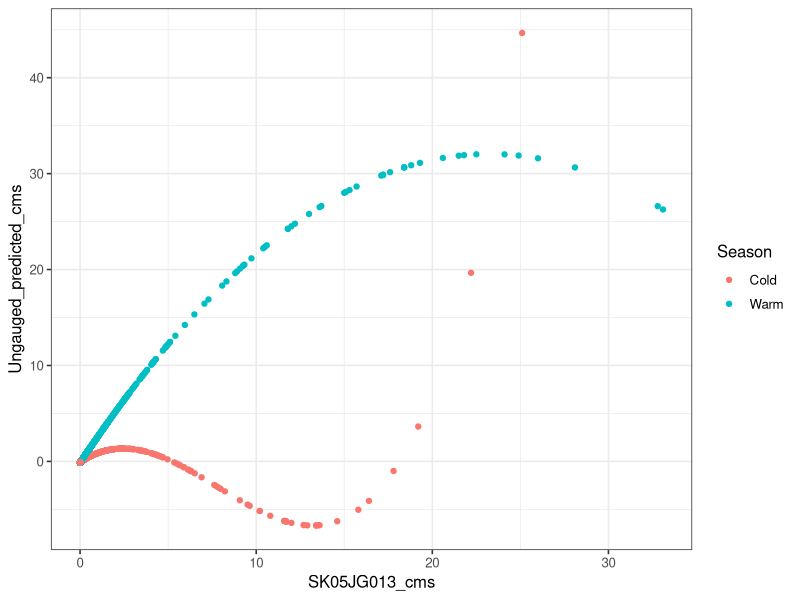
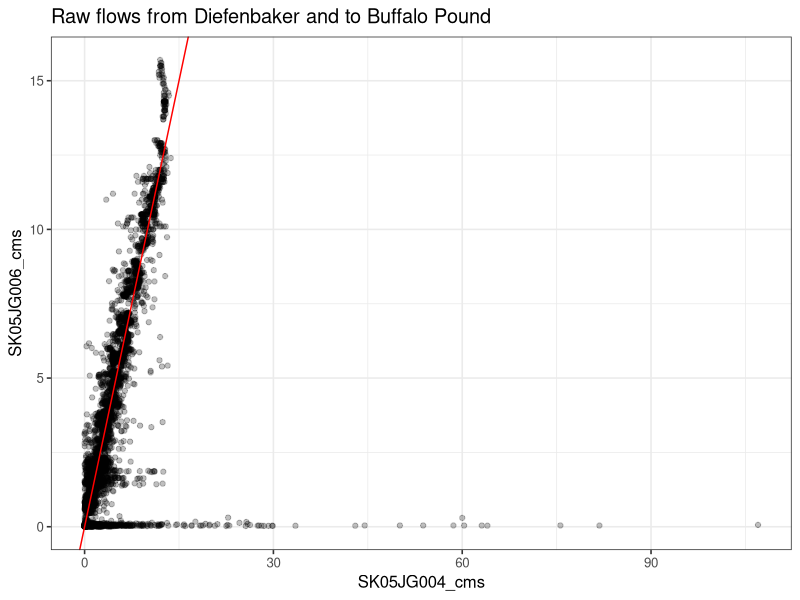
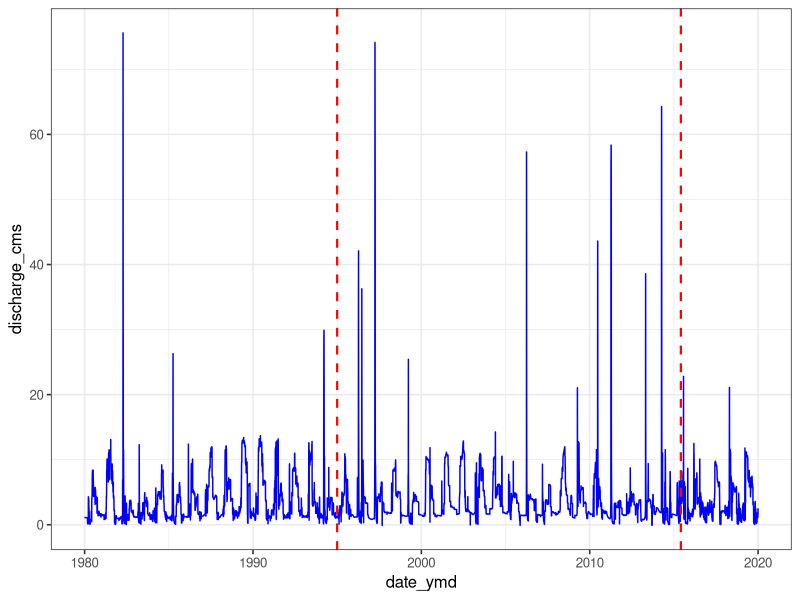
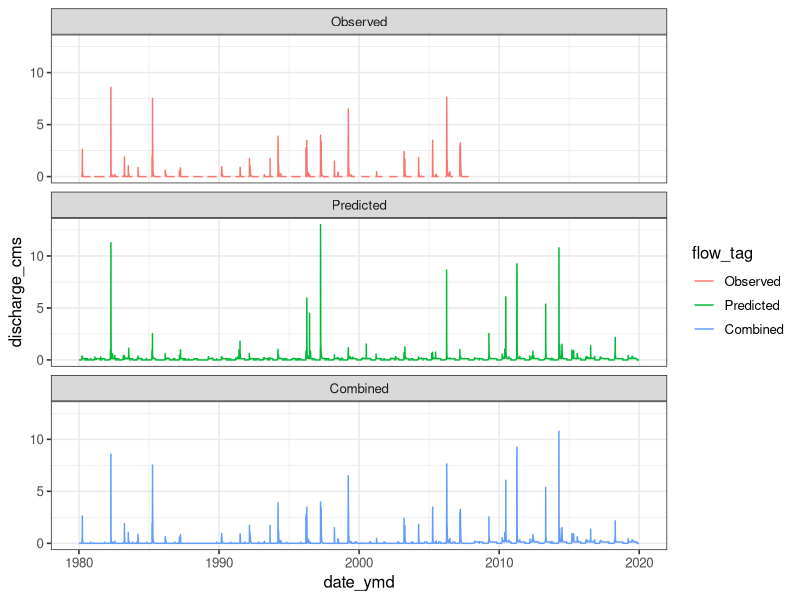
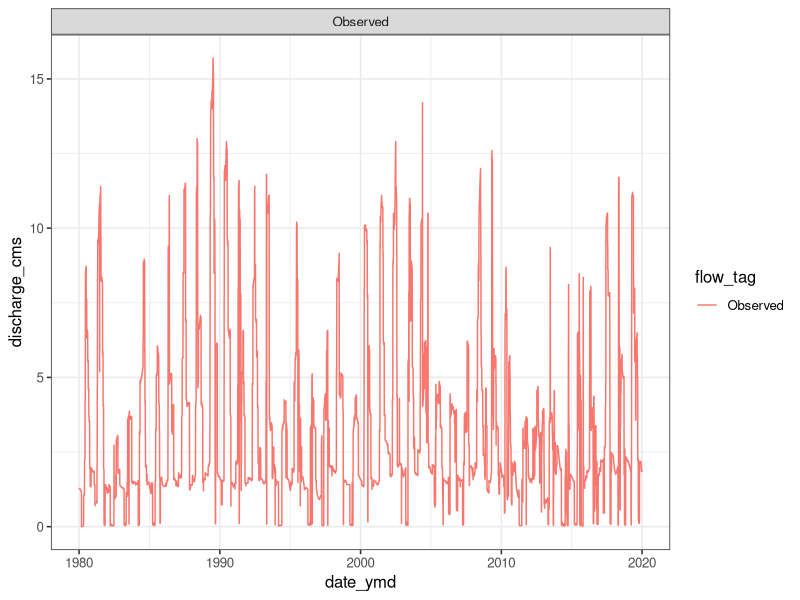

Write R code to recreate these figures, in order.
### Notes from Colin:
## (1) This script reads hydrometric station data.
## This represents a transfer (and extension) of the approach provided in .xlsx 
## form by Ali Nazemi while a Senior Hydrologist with SK WSA (in 2016).
## 
## (2) Reconstructs missing flow from observational data following Nazemi data 
## are infilled, and observational and reconstructed records are combined for 
## each station, and flows are broken down by source area (with some caveats).

## Details on the approach are here:
## Proportional flows from locations of the upstream of the BPL are determined 
## (estimated). 
## The ungauged portions are estimated using linear regression of the nearby
## gauges.
## The period of estimation originally covered from January 1, 2001 to October 
## 31, 2013 (and 1972-1992 was used as training for this approach).
## Please see the schematic of the system in the sheet called 
## “Upstream BPL_Train (1972-1992)” in the file BPL upstream_backwater_H&C_April2016. 


# For estimating Iskwao Creek (Y) based on Ridge Creek (X) ----------------

#  If cold season: Y = 0.3112*(X)^0.4537
#  If warm season: If X = 0 then Y = 0; Otherwise, Y = 0.4957*X + 0.1185


# # For estimating Ungauged part (U) based on Ridge Creek (X) -------------

#  If cold season: U = 0.01292*X^3 - 0.303*X^2 + 1.249*X - 0.0956
#  If warm season: U = -0.05958*X^2 + 2.77*X - 0.1463

# Cold months include December, January, February and March and the rest of 
# months are warm. 
# 
# U includes both positive and negative values. Negative values are related to 
# the episodes, in which the ungauged instream part (including Eyebrow Lake)
# retain part of the water coming from upstream (i.e. diverted flow from LD as 
# well as Iskwao and Ridge creeks). 
# 
# These equations were selected among a pool of 420 forms of linear and
# non-linear regression forms and they stand out based on Bayesian Information 
# Criterion. 
# 
# Coefficient of determination (R2) for estimating the inflow to BPL stays as 
# 0.87 during training period.

library(tidyverse)
library(lubridate)
theme_set(theme_bw(base_size = 12))


# 1.  Read station data ---------------------------------------------------

# 05JG004 = Qu'Appelle River Above Buffalo Pound Lake
s_05JG004 <- read_csv("./R_flow-reconstruction/Colin/data/BP_flow_raw/Daily__05JG004_withmissing.csv", skip = 1) %>% 
  subset(PARAM == 1) %>% 
  mutate(DD = as.numeric(DD),
         date = as.Date(DD - 1, origin = paste(YEAR, "01-01", sep = "-")))

# 05JG006 = Elbow Diversion Canal at Drop Structure
s_05JG006 <- read_csv("./R_flow-reconstruction/Colin/data/BP_flow_raw/Daily__05JG006_withmissing.csv", skip = 1) %>% 
  subset(PARAM == 1) %>% 
  mutate(DD = as.numeric(DD),
         date = as.Date(DD - 1, origin = paste(YEAR, "01-01", sep = "-")))

# 05JG013 = Ridge Creek Near Bridgeford
s_05JG013 <- read_csv("./R_flow-reconstruction/Colin/data/BP_flow_raw/Daily__05JG013_withmissing.csv", skip = 1) %>% 
  subset(PARAM == 1) %>% 
  mutate(DD = as.numeric(DD),
         date = as.Date(DD - 1, origin = paste(YEAR, "01-01", sep = "-")))

# 05JG014 = Iskwao Creek Near Craik
s_05JG014 <- read_csv("./R_flow-reconstruction/Colin/data/BP_flow_raw/Daily__05JG014_withmissing.csv", skip = 1) %>% 
  subset(PARAM == 1) %>% 
  mutate(DD = as.numeric(DD),
         date = as.Date(DD - 1, origin = paste(YEAR, "01-01", sep = "-")))

# Create station_flow data frame with data from all four stations...
# Nazemi's training set starts at 1972-10-01
# Make Season var for Warm and Cold seasons
# 
station_flow1 <- bind_rows(s_05JG004, s_05JG006, s_05JG013, s_05JG014) %>% 
  subset(date >= "1972-10-01") %>%
  select(-c(PARAM, SYM)) %>% 
  pivot_wider(names_from = ID, values_from = Value) %>% 
  rename(Year = YEAR,
         doy = DD,
         date_ymd = date,
         SK05JG004_cms = `05JG004`,
         SK05JG006_cms = `05JG006`,
         SK05JG013_cms = `05JG013`,
         SK05JG014_cms = `05JG014`) %>% 
  mutate(Month = month(date_ymd),
         Season = as.factor(ifelse(Month %in% c(12, 01, 02, 03), "Cold", "Warm")))



# 2.  Infill data,  reconstruct flows, and estimate proportions of flows ----- 

# Flow reconstructions
station_flow2 <- station_flow1 %>% 
  # Set NAs in 05JG013 to zero
  mutate(SK05JG013_cms = ifelse(is.na(SK05JG013_cms), 0, SK05JG013_cms)) %>% 
  # Reconstruct Iskwao Creek using Ridge Creek flows
  mutate(SK05JG014_predicted_cms = ifelse(Season == "Cold", 0.3112*SK05JG013_cms^0.4537, # cold season
                                          ifelse(SK05JG013_cms == 0, 0, 0.4957*SK05JG013_cms + 0.1185))) %>% # warm season
  # Reconstruct Ungauged catchment using Ridge Creek flows
  mutate(Ungauged_predicted_cms = ifelse(Season == "Cold", 
                                         0.01292*SK05JG013_cms^3 - 0.303*SK05JG013_cms^2 + 1.249*SK05JG013_cms - 0.0956, # cold season
                                         -0.05958*SK05JG013_cms^2 + 2.77*SK05JG013_cms - 0.1463))

# Plot Ungauged (predicted) vs. Ridge Creek near Bridgeford (05JG013)
station_flow2 %>% ggplot(aes(SK05JG013_cms, Ungauged_predicted_cms, colour = Season)) + geom_point()

# Additional flow reconstructions
station_flow3 <- station_flow2 %>%
  # Reconstruct BP inflow
  # BP inflow is the sum of gauged (observed) and ungauged (predicted) flows
  mutate(SK05JG004_predicted_cms = SK05JG013_cms + SK05JG014_predicted_cms + SK05JG006_cms + Ungauged_predicted_cms) %>% 
  # Combine observational and reconstructed records for Iskwao Creek and BP inflow
  mutate(SK05JG014_combined_cms = ifelse(is.na(SK05JG014_cms), SK05JG014_predicted_cms, SK05JG014_cms),
         SK05JG004_combined_cms = ifelse(is.na(SK05JG004_cms), SK05JG004_predicted_cms, SK05JG004_cms))

# Proportional flows
station_flow4 <- station_flow3 %>% 
  # Diefenbaker proportion = Elbow Diversion flow / BP inflow 
  mutate(SK05JG006_percent = SK05JG006_cms / SK05JG004_combined_cms * 100) %>% 
  # Ridge Creek proportion = Ridge Creek flow / BP inflow
  mutate(SK05JG013_percent = SK05JG013_cms / SK05JG004_combined_cms * 100) %>% 
  # Iskwao proportion = Iskwao flow / BP inflow
  mutate(SK05JG014_percent = SK05JG014_combined_cms / SK05JG004_combined_cms * 100) %>% 
  # Ungauged proportion = Ungauged (predicted) / BP inflow 
  mutate(Ungauged_percent = Ungauged_predicted_cms / SK05JG004_combined_cms * 100)

# Plot raw flows from Diefenbaker (05JG006) and to Buffalo Pound (05JG004)
station_flow4 %>% 
  ggplot(aes(SK05JG004_cms, SK05JG006_cms)) + 
  geom_point(alpha = 1/4) +
  geom_abline(colour = "red") +
  labs(title = "Raw flows from Diefenbaker and to Buffalo Pound")

# write_csv(station_flow4,"./R_flow-reconstruction/Anthony/outputs/data_clean/BP-flow-infilled-with-proportions_(1972-2019).csv")


# 3.  Clean up data set  --------------------------------------------------

# Make a column denoting Observed or Predicted flow
# When is BP inflow missing observed data? 1995-01-01 to 2015-05-31
# When is Iskwao Creek missing observed data

station_flow_long <- station_flow4 %>%
  select(!ends_with("percent")) %>% 
  filter(date_ymd >= "1980-01-01") %>%  
  pivot_longer(cols = starts_with(c("SK", "Ungauged")),
               names_to = "Station",
               values_to = "discharge_cms") %>% 
  mutate(flow_tag = ifelse(grepl("predicted", Station), "Predicted",
                           ifelse(grepl("combined", Station), "Combined", "Observed")),
         Station = ifelse(grepl("SK05JG004", Station), "SK05JG004_cms",
                          ifelse(grepl("SK05JG014", Station), "SK05JG014_cms", 
                                 ifelse(grepl("Ungauged", Station), "Ungauged", Station))),
         flow_tag = factor(flow_tag, levels = c("Observed", "Predicted", "Combined")),
         Station = factor(Station))


station_flow_long %>% 
  filter(Station == "SK05JG004_cms" & flow_tag == "Combined") %>% 
  ggplot(aes(date_ymd, discharge_cms)) +
  geom_line(colour = "blue") +
  geom_vline(xintercept = as.numeric(as.Date("1995-01-01")), linetype = 2, size = 3/4, col = "red") +
  geom_vline(xintercept = as.numeric(as.Date("2015-06-01")), linetype = 2, size = 3/4, col = "red")


station_flow_long %>% 
  filter(Station == "SK05JG014_cms") %>% View()

station_flow_long %>% 
  filter(Station == "SK05JG014_cms") %>% 
  ggplot(aes(date_ymd, discharge_cms, colour = flow_tag)) +
  facet_wrap(~ flow_tag, nrow = 3) + 
  geom_line()

station_flow_long %>% 
  filter(Station == "SK05JG006_cms") %>% 
  ggplot(aes(date_ymd, discharge_cms, colour = flow_tag)) +
  facet_wrap(~ flow_tag, nrow = 3) + 
  geom_line()


station_flow4 %>% 
  select(date_ymd, SK05JG004_cms, SK05JG004_predicted_cms, SK05JG004_combined_cms) %>%  
  filter(date_ymd >= "1980-01-01" & is.na(SK05JG004_cms)) 









